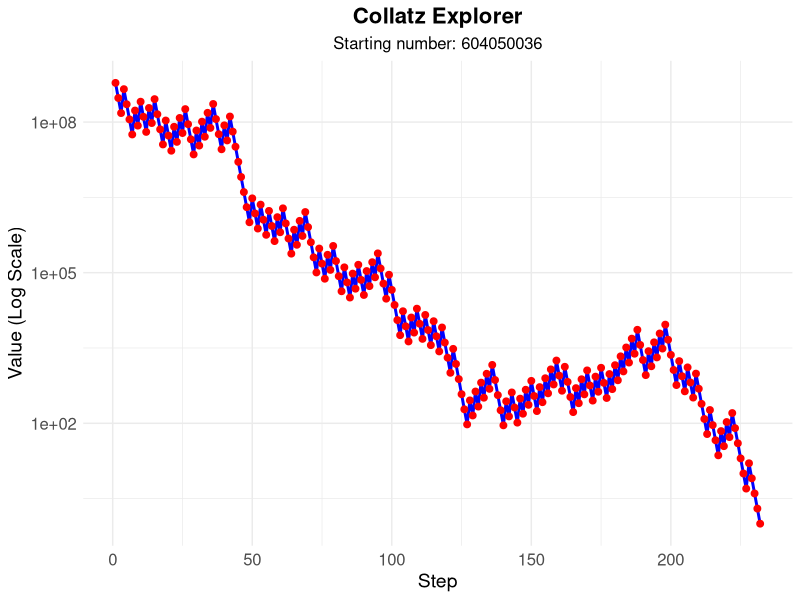

This chart was generated by the following R code:
# Collatz Conjecture


library(ggplot2)


collatz_sequence <- function(n) {
  if (n <= 0) stop("Input must be a positive integer.")
  sequence <- n
  while (n != 1) {
    n <- ifelse(n %% 2 == 0, n / 2, 3 * n + 1)
    sequence <- c(sequence, n)
  }
  return(sequence)
}

# Collatz Explorer 
collatz_explorer <- function(start, output_file = NULL) {
  collatz_seq <- collatz_sequence(start)
  print(collatz_seq)
  data <- data.frame(
    step = seq_along(collatz_seq),
    value = collatz_seq
  )
  print(head(data, 100))
  p <- ggplot(data, aes(x = step, y = value)) +
    geom_line(color = "blue", size = 1) +
    geom_point(color = "red", size = 2) +
    scale_y_log10() +  # log
    theme_minimal() +
    theme(
      plot.title = element_text(size = 16, face = "bold", hjust = 0.5),
      plot.subtitle = element_text(size = 12, hjust = 0.5),
      axis.title = element_text(size = 14),
      axis.text = element_text(size = 12)
    ) +
    labs(
      title = "Collatz Explorer",
      subtitle = paste("Starting number:", start),
      x = "Step",
      y = "Value (Log Scale)"
    )
  
  
  if (!is.null(output_file)) {
    ggsave(output_file, p, width = 8, height = 6)
    message("Plot saved to ", output_file)
  } else {
    print(p)
  }
}

# Example usage
collatz_explorer(604050036)
